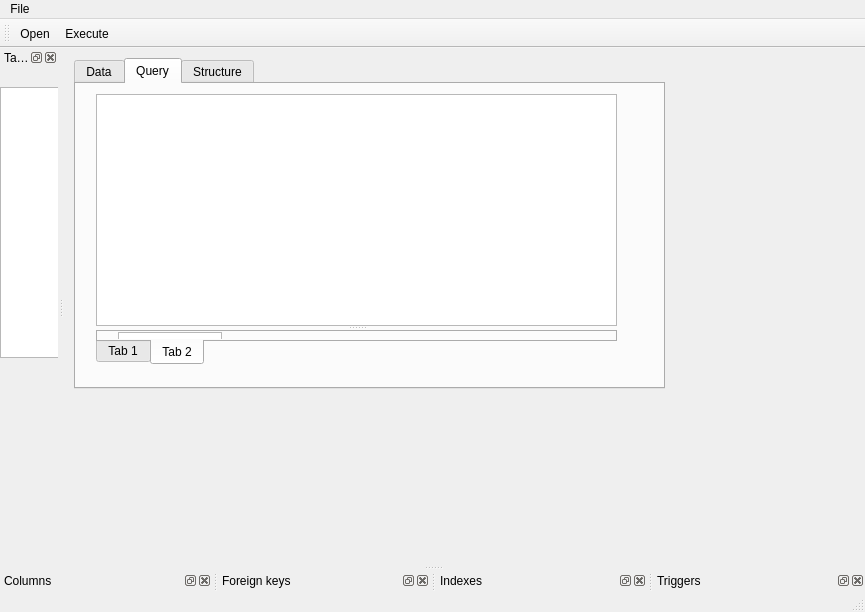
<?xml version="1.0" encoding="UTF-8"?>
<ui version="4.0">
 <class>MainWindow</class>
 <widget class="QMainWindow" name="MainWindow">
  <property name="geometry">
   <rect>
    <x>0</x>
    <y>0</y>
    <width>865</width>
    <height>612</height>
   </rect>
  </property>
  <property name="windowTitle">
   <string>Sqlite viewer</string>
  </property>
  <property name="styleSheet">
   <string notr="true"/>
  </property>
  <widget class="QWidget" name="centralWidget">
   <widget class="QTabWidget" name="tabArea">
    <property name="geometry">
     <rect>
      <x>10</x>
      <y>10</y>
      <width>591</width>
      <height>331</height>
     </rect>
    </property>
    <property name="currentIndex">
     <number>1</number>
    </property>
    <widget class="QWidget" name="tabData">
     <attribute name="icon">
      <iconset resource="SqliteViewer3.qrc">
       <normaloff>:/Resources/data_128x128.png</normaloff>:/Resources/data_128x128.png</iconset>
     </attribute>
     <attribute name="title">
      <string>Data</string>
     </attribute>
     <widget class="QTableView" name="tvContext">
      <property name="geometry">
       <rect>
        <x>10</x>
        <y>10</y>
        <width>401</width>
        <height>251</height>
       </rect>
      </property>
     </widget>
    </widget>
    <widget class="QWidget" name="tabQuery">
     <attribute name="icon">
      <iconset resource="SqliteViewer3.qrc">
       <normaloff>:/Resources/query_128x128.png</normaloff>:/Resources/query_128x128.png</iconset>
     </attribute>
     <attribute name="title">
      <string>Query</string>
     </attribute>
     <widget class="QSplitter" name="splitter">
      <property name="geometry">
       <rect>
        <x>20</x>
        <y>10</y>
        <width>521</width>
        <height>271</height>
       </rect>
      </property>
      <property name="orientation">
       <enum>Qt::Vertical</enum>
      </property>
      <widget class="QTextEdit" name="teQuery"/>
      <widget class="QTabWidget" name="twQueryAndResult">
       <property name="tabPosition">
        <enum>QTabWidget::South</enum>
       </property>
       <property name="currentIndex">
        <number>1</number>
       </property>
       <widget class="QWidget" name="tab">
        <attribute name="title">
         <string>Tab 1</string>
        </attribute>
        <widget class="QTableView" name="tvQuery">
         <property name="geometry">
          <rect>
           <x>0</x>
           <y>0</y>
           <width>256</width>
           <height>91</height>
          </rect>
         </property>
        </widget>
       </widget>
       <widget class="QWidget" name="tab_2">
        <attribute name="title">
         <string>Tab 2</string>
        </attribute>
        <widget class="QPlainTextEdit" name="pteResult">
         <property name="geometry">
          <rect>
           <x>20</x>
           <y>0</y>
           <width>104</width>
           <height>78</height>
          </rect>
         </property>
        </widget>
       </widget>
      </widget>
     </widget>
    </widget>
    <widget class="QWidget" name="tabStructure">
     <attribute name="icon">
      <iconset resource="SqliteViewer3.qrc">
       <normaloff>:/Resources/structure_256x256.png</normaloff>:/Resources/structure_256x256.png</iconset>
     </attribute>
     <attribute name="title">
      <string>Structure</string>
     </attribute>
     <widget class="QTextEdit" name="teStructure">
      <property name="geometry">
       <rect>
        <x>10</x>
        <y>10</y>
        <width>531</width>
        <height>271</height>
       </rect>
      </property>
     </widget>
    </widget>
   </widget>
  </widget>
  <widget class="QMenuBar" name="menuBar">
   <property name="geometry">
    <rect>
     <x>0</x>
     <y>0</y>
     <width>865</width>
     <height>22</height>
    </rect>
   </property>
   <widget class="QMenu" name="menuFile">
    <property name="title">
     <string>File</string>
    </property>
    <addaction name="actionOpen"/>
   </widget>
   <addaction name="menuFile"/>
  </widget>
  <widget class="QToolBar" name="mainToolBar">
   <attribute name="toolBarArea">
    <enum>TopToolBarArea</enum>
   </attribute>
   <attribute name="toolBarBreak">
    <bool>false</bool>
   </attribute>
   <addaction name="actionOpen"/>
   <addaction name="actionExecute"/>
  </widget>
  <widget class="QStatusBar" name="statusBar"/>
  <widget class="QDockWidget" name="dockTablesAndViews">
   <property name="windowTitle">
    <string>Tables and views</string>
   </property>
   <attribute name="dockWidgetArea">
    <number>1</number>
   </attribute>
   <widget class="QWidget" name="dockWidgetContents">
    <widget class="QTreeView" name="tvTablesAndViews">
     <property name="geometry">
      <rect>
       <x>0</x>
       <y>20</y>
       <width>191</width>
       <height>271</height>
      </rect>
     </property>
     <property name="headerHidden">
      <bool>true</bool>
     </property>
    </widget>
   </widget>
  </widget>
  <widget class="QDockWidget" name="dockColumns">
   <property name="windowTitle">
    <string>Columns</string>
   </property>
   <attribute name="dockWidgetArea">
    <number>8</number>
   </attribute>
   <widget class="QWidget" name="dockWidgetContents_2">
    <widget class="QTableView" name="tvColumns">
     <property name="geometry">
      <rect>
       <x>10</x>
       <y>0</y>
       <width>191</width>
       <height>111</height>
      </rect>
     </property>
    </widget>
   </widget>
  </widget>
  <widget class="QDockWidget" name="dockForeignKeys">
   <property name="windowTitle">
    <string>Foreign keys</string>
   </property>
   <attribute name="dockWidgetArea">
    <number>8</number>
   </attribute>
   <widget class="QWidget" name="dockWidgetContents_3">
    <widget class="QTableView" name="tvForeignKeys">
     <property name="geometry">
      <rect>
       <x>0</x>
       <y>0</y>
       <width>141</width>
       <height>101</height>
      </rect>
     </property>
    </widget>
   </widget>
  </widget>
  <widget class="QDockWidget" name="dockIndexes">
   <property name="windowTitle">
    <string>Indexes</string>
   </property>
   <attribute name="dockWidgetArea">
    <number>8</number>
   </attribute>
   <widget class="QWidget" name="dockWidgetContents_4">
    <widget class="QTableView" name="tvIndexes">
     <property name="geometry">
      <rect>
       <x>10</x>
       <y>10</y>
       <width>181</width>
       <height>101</height>
      </rect>
     </property>
    </widget>
   </widget>
  </widget>
  <widget class="QDockWidget" name="dockTriggers">
   <property name="windowTitle">
    <string>Triggers</string>
   </property>
   <attribute name="dockWidgetArea">
    <number>8</number>
   </attribute>
   <widget class="QWidget" name="dockWidgetContents_5">
    <widget class="QTableView" name="tvTriggers">
     <property name="geometry">
      <rect>
       <x>10</x>
       <y>10</y>
       <width>171</width>
       <height>91</height>
      </rect>
     </property>
    </widget>
   </widget>
  </widget>
  <action name="actionOpen">
   <property name="icon">
    <iconset resource="SqliteViewer3.qrc">
     <normaloff>:/Resources/Open_512x512.png</normaloff>:/Resources/Open_512x512.png</iconset>
   </property>
   <property name="text">
    <string>Open</string>
   </property>
   <property name="toolTip">
    <string>open an sqlite database (.db)</string>
   </property>
  </action>
  <action name="actionExecute">
   <property name="icon">
    <iconset resource="SqliteViewer3.qrc">
     <normaloff>:/Resources/run_128x128.png</normaloff>:/Resources/run_128x128.png</iconset>
   </property>
   <property name="text">
    <string>Execute</string>
   </property>
  </action>
 </widget>
 <layoutdefault spacing="6" margin="11"/>
 <resources>
  <include location="SqliteViewer3.qrc"/>
 </resources>
 <connections/>
</ui>
